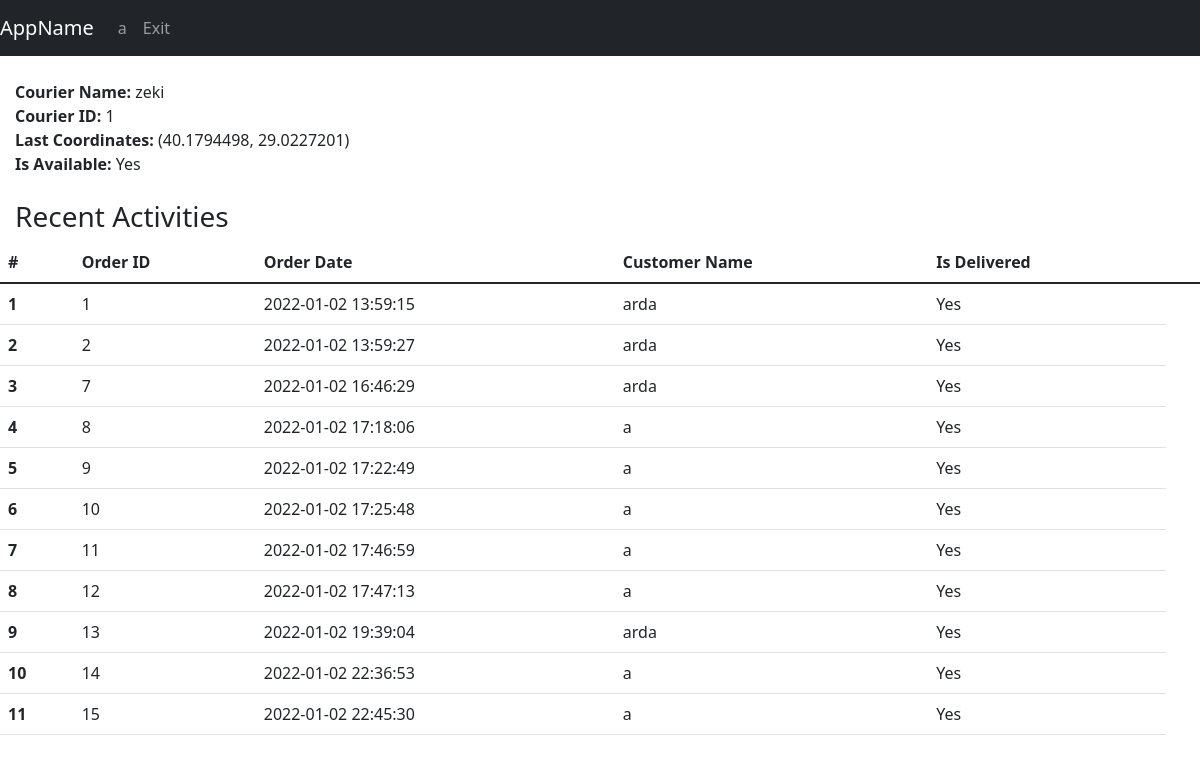
Before: /courierDetail (signed in) with the older database file.
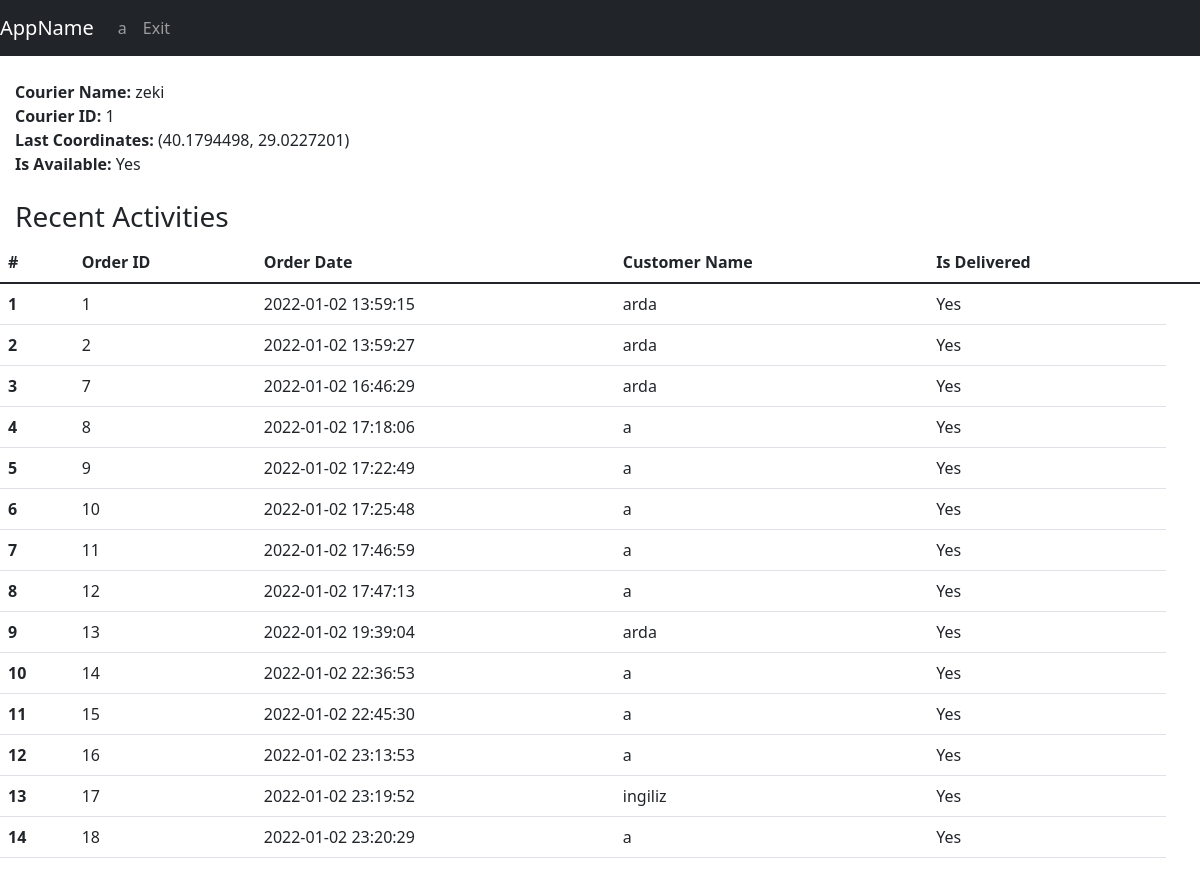
After: the same page with the newer database file.
### tables this page shows
CREATE TABLE users(username TEXT PRIMARY KEY,email TEXT,password TEXT,user_type INTEGER, address Text, lat REAL , lng REAL, registred_date Date DEFAULT (datetime('now','localtime')));

CREATE TABLE foodOrder(id INTEGER PRIMARY KEY,content TEXT,orderDate Date DEFAULT (datetime('now','localtime')),totalPrice REAL, is_delivered INTEGER DEFAULT(0), is_reviewed INTEGER DEFAULT(0), restaurantId INTEGER, courierID int REFERENCES couriers(id) ON UPDATE CASCADE, userUserName varchar(30) REFERENCES users(username) ON UPDATE CASCADE, FOREIGN KEY(restaurantId) REFERENCES restaurant(id));

### app.py (the view)
@app.route("/courierDetail", methods=["GET"])
def courierDetail():
    with sqlite3.connect(DATABASE) as database:
        cursor = database.cursor()
    couirerID = request.args.get('courier', default=1, type=int)
    command = "SELECT count(*) FROM foodOrder WHERE foodOrder.courierID ="+str(couirerID)
    cursor.execute(command)
    totalCourierOrder = int(cursor.fetchall()[0][0])
    if totalCourierOrder == 0:
        cursor.execute("SELECT couriers.id,  couriers.name, is_available, couriers.lat, couriers.lng FROM couriers WHERE couriers.id = (?)", (couirerID,))
        query = cursor.fetchall()
        print("Detail:",query)
    else:
        cursor.execute("SELECT couriers.id, couriers.name, is_available, couriers.lat, couriers.lng, foodOrder.is_delivered, foodOrder.orderDate, users.username, foodOrder.id "
                       "FROM couriers INNER JOIN users,foodOrder ON couriers.id = (?) and foodOrder.courierID = (?) and foodOrder.userUserName = users.username", (couirerID,couirerID))
        query = cursor.fetchall()
        print("Detail:",query)
    return render_template("admin/list_operations/courier_detail.html", username=session["username"], data=query, totalOrder=totalCourierOrder)

### templates/admin/list_operations/courier_detail.html (shortened to what this page needs)
{% extends 'base.html' %}
{% block navbar %}
<nav class="navbar navbar-expand-lg navbar-dark bg-dark">
    <a class="navbar-brand" href="#">AppName</a>
    <div class="collapse navbar-collapse" id="navbarNav">
        <ul class="navbar-nav">
          <li class="nav-item active"><a class="nav-link" href="/">{{username}}</a></li>
          <li class="nav-item active"><a class="nav-link" href="/exit">Exit</a></li>
        </ul>
    </div>
</nav>
{% endblock %}
{% block body %}
    <div style="padding-left: 15px">
        <br>
        <b>Courier Name: </b>{{ data[0][1] }}<br>
        <b>Courier ID: </b>{{ data[0][0] }}<br>
        <b>Last Coordinates: </b>({{ data[0][3] }}, {{ data[0][4] }})<br>
        <b>Is Available: </b>
        {% if data[0][2] == '0' %}
            No
        {% else %}
            Yes
        {% endif %}
    </div><br>
    {% if totalOrder != 0 %}
        <div style="padding-left: 15px">
            <h3>Recent Activities</h3>
        </div>
        <table class="table">
          <thead class="thead-dark">
            <tr>
                <th scope="col">#</th>
                <th scope="col">Order ID</th>
                <th scope="col">Order Date</th>
                <th scope="col">Customer Name</th>
                <th scope="col">Is Delivered</th>
                <th scope="col"></th>
            </tr>
          </thead>
          <tbody>
            {%for i in range(data|length)%}
                    <tr>
                      <th scope="row">{{ i+1 }}</th>
                      <td>{{ data[i][8] }}</td>
                      <td>{{ data[i][6] }}</td>
                      <td>{{ data[i][7] }}</td>
                        {% if data[i][2] == '0' %}
                            <td>No</td>
                        {% else %}
                            <td>Yes</td>
                        {% endif %}
                    </tr>
            {%endfor%}
          </tbody>
        </table>
    {% else %}
        <div style="padding-left: 15px">
            <h5>Couirer Does Not Have Any Previous Order</h5>
        </div>
    {% endif %}
{% endblock %}

Changed rows visible on the page:
added foodOrder: id "16", orderDate "2022-01-02 23:13:53"
added foodOrder: id "17", orderDate "2022-01-02 23:19:52"
now on this page (row unchanged): users: username "ingiliz"
added foodOrder: id "18", orderDate "2022-01-02 23:20:29"
Other visible differences:
new list line: "12 Yes"
new list line: "a"
new list line: "13 Yes"
new list line: "14 Yes"
